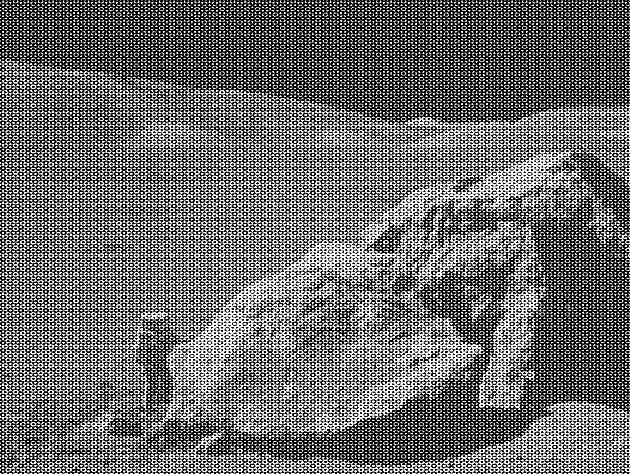
#> input picture moonlanding.png, 630 x 474 px
$ python fft.py
#> lines starting #> are read from the running program, lines starting #| are printed output that depends on the picture
import numpy as np
import matplotlib.pyplot as plt
from PIL import Image
from matplotlib.colors import LogNorm
import cv2
import math
import os
import argparse
import csv

smallest_size_array = 16
dft_coeff_array = [np.exp(-1j * 2 * np.pi * m / smallest_size_array) for m in range(smallest_size_array)]
inverse_dft_coeff_array = [np.exp(1j * 2 * np.pi * k / smallest_size_array) for k in range(smallest_size_array)]


# [34 lines left out: functions naive_dft, naive_inverse_dft, not called in this run]


def naive_dft_precomputed(input_array):
    """
    Will take naive DFT of input 1 dimensional array of size smallest_size_array. Used by fft_dft only.
    :param input_array: 1 dimensional array
    :return: Array representing the fourier transform of the input array
    """

    N = input_array.size
    output_array = np.zeros(N, dtype=np.complex_)
    for k in range(N):
        coeff = np.power(dft_coeff_array, np.full(N, k))
        temp = np.multiply(input_array, coeff)
        X = np.sum(temp)
        output_array[k] = X
    return np.array(output_array)


# [64 lines left out: functions naive_inverse_dft_precomputed, naive_dft_k, naive_2d_dft, naive_2d_dft_k_l, not called in this run]


def fft_dft(input_array):
    """
    Will take the FFT of input array.
    :param input_array: A 1d array with size that is a power of 2.
    :return: Array that represents the DFT of the input array.
    """

    size = input_array.size

    if size == smallest_size_array:
        return naive_dft_precomputed(input_array)
    else:
        x_even = fft_dft(input_array[0::2])
        x_odd = fft_dft(input_array[1::2])

        arg = -1j * 2 * np.pi / size

        coeff = np.exp(arg * np.arange(size))

        odd_with_coeff_first_half = coeff[:size // 2] * x_odd
        odd_with_coeff_second_half = coeff[size // 2:] * x_odd

        return np.concatenate([x_even + odd_with_coeff_first_half, x_even + odd_with_coeff_second_half])


# [28 lines left out: function inverse_fft_dft, not called in this run]


def fft_2d(input_array):
    input_array = np.apply_along_axis(fft_dft, 1, input_array)
    input_array = np.apply_along_axis(fft_dft, 0, input_array)

    return input_array


# [5 lines left out: function inverse_fft_2d, not called in this run]


def first_mode(img):
    print("Starting FFT for the image - this will take around 90 seconds")
    img_fft = fft_2d(img).real
    print("FFT completed")

    fig, ax = plt.subplots(nrows=1, ncols=2, figsize=(10, 5))
    fig.suptitle('Original Image and Fourier Transform')
    ax[0].imshow(img, cmap='gray')
    ax[1].imshow(img_fft, norm=LogNorm(), cmap='gray')
    plt.show()


# [227 lines left out: functions second_mode, third_mode_compression_threshold_option, calculate_threshold, compress_threshold, third_mode, compress and 1 more, not called in this run]


def main():
    parser = argparse.ArgumentParser(description='Arguments for FFT program')
    parser.add_argument('--mode', '-m', required=False, default='1', help='Mode')
    parser.add_argument('--image', '-i', required=False, default='moonlanding.png')
    args = parser.parse_args()

    dir_path = os.path.dirname(os.path.realpath(__file__))
    img_path = os.path.join(dir_path, args.image)
    with Image.open(img_path) as img_file:
#> img_file is the input picture: PIL image 630x474 L; min 0, max 255, mean 108.1
        img = np.array(img_file)

    if img is None:
        print("Invalid path provided")
        return -1

    old_width = img.shape[1]
#> old_width = 630
    old_height = img.shape[0]
#> old_height = 474

    new_height = int(np.power(2, np.ceil(np.log2(old_height))))
#> new_height = 512
    new_width = int(np.power(2, np.ceil(np.log2(old_width))))
#> new_width = 1024

    img = cv2.resize(img, (new_width, new_height))
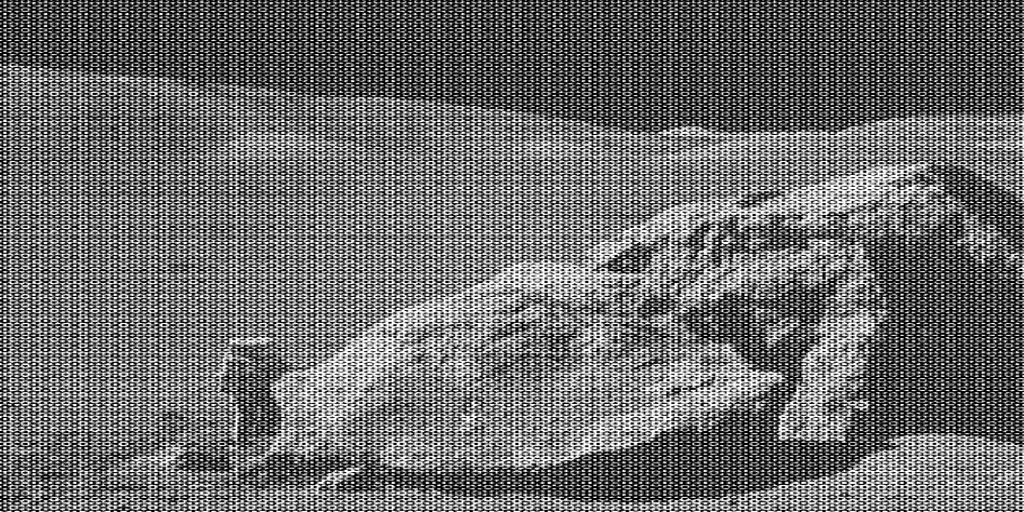
#> img: shape (512, 1024); min 0, max 255, mean 108

    try:
        mode = int(args.mode)
        if mode < 1 or mode > 4:
            raise ValueError("Invalid")
    except ValueError:
        print("Invalid entry for mode. Must be an integer from 1 to 4.")
        return -1

    if mode == 1:
        first_mode(img)
#> in first_mode, `plt.show()`:
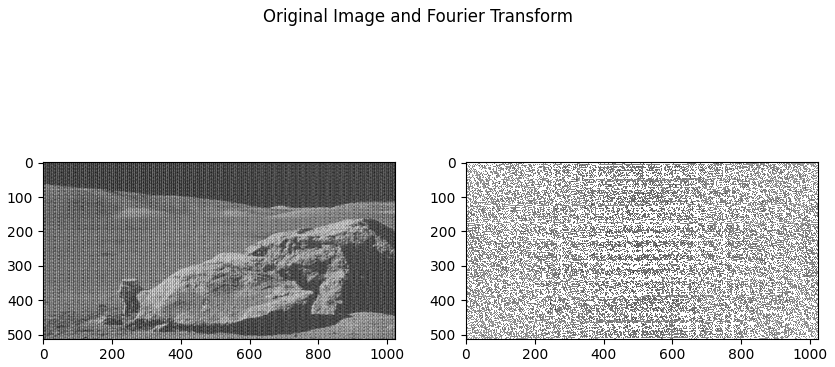
#> figure drawn by matplotlib, 2 panels
    elif mode == 2:
        print('Mode 2')
        second_mode(img)
    elif mode == 3:
        print('Mode 3')
        third_mode(img)
    elif mode == 4:
        print('Mode 4')
        fourth_mode()
    else:
        return -1


if __name__ == "__main__":
    main()
